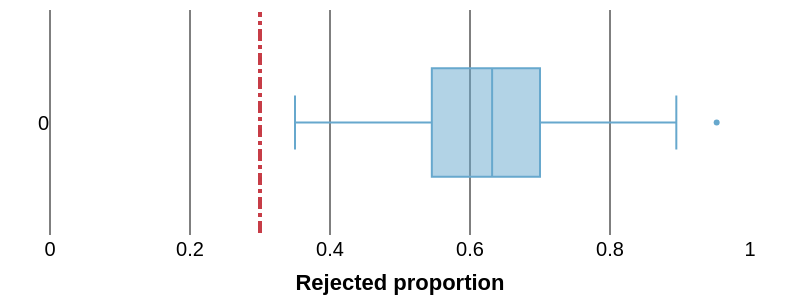

This figure's notebook cell:
### Code cell
# Create the histogram with density normalization
fig2 = px.box(
    proportion_less_than_005_clock.values(),
    labels={'x': '<b>Rejected proportion</b>', 'y': 'Density'},
    title=None,
    color_discrete_sequence=['#67a8cd'],  # Set the color to a shade of orange
    orientation='h'
)   

# Update layout for presentation
fig2.update_layout(
    template='plotly_white',
    margin=dict(l=50, r=50, t=10, b=50),  # Adjust margins for a balanced look
    autosize=True,
    yaxis_title=None,  # Explicit y-axis title
    xaxis_title='<b>Rejected proportion</b>',  # Explicit x-axis title
    yaxis_title_font=dict(size=22),  # Adjust y-axis font size
    xaxis_title_font=dict(size=22),  # Adjust x-axis font size
    font=dict(size=20, color = 'black', family = 'Arial'),  # General font size for labels and titles
    width=800,  # Set figure width (optional for better control)
    height=300,  # Set figure height (optional for better control)
    showlegend=False  # Remove the legend
)

fig2.add_shape(
    type="line",
    x0=0.3, y0=-0.5, x1=0.3, y1=0.5,
    line=dict(color="#c73d47", width=4, dash="dashdot"),
)

fig2.update_xaxes(
    showticklabels=True,
    showgrid=True,
    gridcolor='black',
    gridwidth=1,
    zeroline=True,
    zerolinecolor='black',
    zerolinewidth=1,
    range=[-0.15, 0.9],
    
)


fig2.update_xaxes(range=[0, 1])
fig2.write_image('/Users/gulugulu/clock/figures/Proportion_of_significant_box_toc.pdf')
fig2.show()

### Figure 1 — Plotly figure (JSON) as saved in the notebook; plotly's stock layout.template omitted (floating-point values rounded to 4 significant figures; data arrays with more than 128 entries replaced by an {"elided": "..."} marker saying what was removed)
{"data": [{"alignmentgroup": "True", "hovertemplate": "value=%{x}<br>variable=%{y}<extra></extra>", "legendgroup": "", "marker": {"color": "#67a8cd"}, "name": "", "notched": false, "offsetgroup": "", "orientation": "h", "showlegend": false, "type": "box", "x": {"elided": "137 float values"}, "x0": " ", "xaxis": "x", "y": {"elided": "137 str values"}, "y0": " ", "yaxis": "y"}], "layout": {"autosize": true, "boxmode": "group", "font": {"color": "black", "family": "Arial", "size": 20}, "height": 300, "legend": {"tracegroupgap": 0}, "margin": {"b": 50, "l": 50, "r": 50, "t": 10}, "shapes": [{"line": {"color": "#c73d47", "dash": "dashdot", "width": 4}, "type": "line", "x0": 0.3, "x1": 0.3, "y0": -0.5, "y1": 0.5}], "showlegend": false, "width": 800, "xaxis": {"anchor": "y", "domain": [0, 1], "gridcolor": "black", "gridwidth": 1, "range": [0, 1], "showgrid": true, "showticklabels": true, "title": {"font": {"size": 22}, "text": "<b>Rejected proportion</b>"}, "zeroline": true, "zerolinecolor": "black", "zerolinewidth": 1}, "yaxis": {"anchor": "x", "domain": [0, 1], "title": {"font": {"size": 22}}}}}
